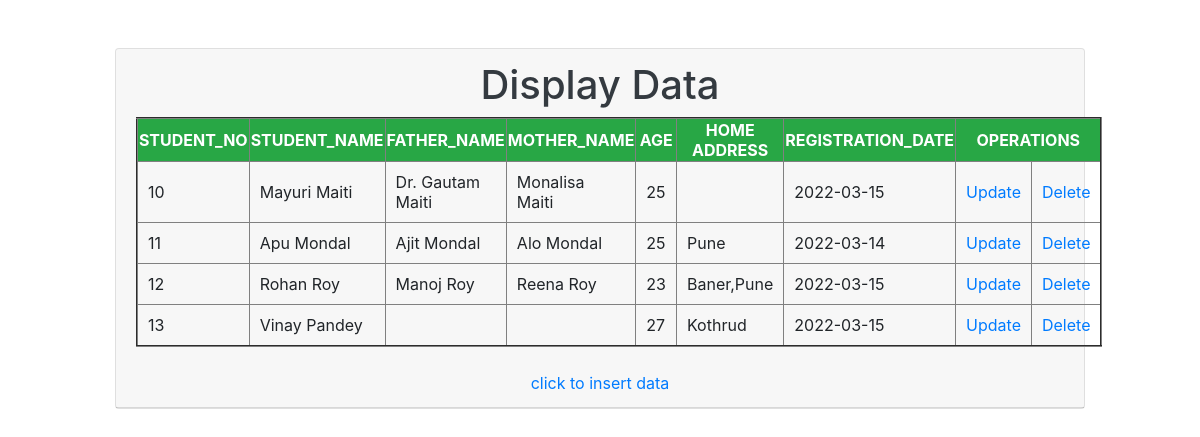
Screenshot of /display.php with the database file from the repository.
### tables this page shows
CREATE TABLE `student` (
  `STUDENT_NO` int(3) NOT NULL,
  `STUDENT_NAME` text NOT NULL,
  `FATHER_NAME` varchar(50) NOT NULL,
  `MOTHER_NAME` varchar(50) NOT NULL,
  `AGE` int(5) NOT NULL,
  `ADDRESS` varchar(100) NOT NULL,
  `REG_DATE` date DEFAULT NULL
);

### display.php (the view, shortened to what this page needs)
<?php
include("connection.php");
$query = "SELECT * FROM student";
$data = mysqli_query($con,$query);
?>
<!DOCTYPE html>
<html>
<head>
  <link rel="stylesheet" href="https://maxcdn.bootstrapcdn.com/bootstrap/4.5.2/css/bootstrap.min.css">
</head>
<body>
	<div class="col-lg-10 m-auto">
		<form method="POST">
			<br><br><div class="card">
				<div class="card-header ">
<h1 class="text-dark text-center"> Display Data </h1>
<center><table border="2">
	<tr class="text-white text-center bg-success" style="padding: 20px;">
		<th>STUDENT_NO</th>
		<th>STUDENT_NAME</th>
		<th>FATHER_NAME</th>
		<th>MOTHER_NAME</th>
		<th>AGE</th>
		<th>HOME ADDRESS</th>
		<th>REGISTRATION_DATE</th>
		<th colspan="2">OPERATIONS</th>
	</tr>
<?php
while($result = mysqli_fetch_assoc($data))
{
	echo "<tr>
		<td>".$result['STUDENT_NO']."</td>
		<td>".$result['STUDENT_NAME']."</td>
		<td>".$result['FATHER_NAME']."</td>
		<td>".$result['MOTHER_NAME']."</td>
		<td>".$result['AGE']."</td>
		<td>".$result['ADDRESS']."</td>
		<td>".$result['REG_DATE']."</td>
		<td><a href='update.php?sno=$result[STUDENT_NO]&sn=$result[STUDENT_NAME]&fname=$result[FATHER_NAME]&mname=$result[MOTHER_NAME]&age=$result[AGE]&address=$result[ADDRESS]&rdate=$result[REG_DATE]'>Update</a></td>
		<td><a href='delete.php?sno=$result[STUDENT_NO] ' onclick='return checkdelete()'> Delete </a></td>
	</tr>";
}
?>
</table><br>
<a href='index.php'>click to insert data</a>
</body>
</html>

### display.php (style rules this page uses)
td { padding: 10px; }

### rows the page displays
student: STUDENT_NO "10", STUDENT_NAME "Mayuri Maiti", FATHER_NAME "Dr. Gautam Maiti", MOTHER_NAME "Monalisa Maiti", AGE "25", REG_DATE "2022-03-15"
student: STUDENT_NO "11", STUDENT_NAME "Apu Mondal", FATHER_NAME "Ajit Mondal", MOTHER_NAME "Alo Mondal", AGE "25", ADDRESS "Pune", REG_DATE "2022-03-14"
student: STUDENT_NO "12", STUDENT_NAME "Rohan Roy", FATHER_NAME "Manoj Roy", MOTHER_NAME "Reena Roy", AGE "23", ADDRESS "Baner,Pune", REG_DATE "2022-03-15"
student: STUDENT_NO "13", STUDENT_NAME "Vinay Pandey", AGE "27", ADDRESS "Kothrud", REG_DATE "2022-03-15"
